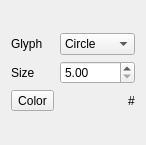
<?xml version="1.0" encoding="UTF-8"?>
<ui version="4.0">
 <class>SecondaryForm</class>
 <widget class="QWidget" name="SecondaryForm">
  <property name="geometry">
   <rect>
    <x>0</x>
    <y>0</y>
    <width>145</width>
    <height>145</height>
   </rect>
  </property>
  <property name="windowTitle">
   <string>Form</string>
  </property>
  <layout class="QVBoxLayout" name="verticalLayout">
   <item>
    <layout class="QGridLayout" name="gridLayout">
     <item row="0" column="0">
      <widget class="QLabel" name="_glyphLabel">
       <property name="text">
        <string>Glyph</string>
       </property>
      </widget>
     </item>
     <item row="0" column="1">
      <widget class="QComboBox" name="glyphComboBox">
       <item>
        <property name="text">
         <string>Circle</string>
        </property>
       </item>
       <item>
        <property name="text">
         <string>Square</string>
        </property>
       </item>
       <item>
        <property name="text">
         <string>Ellipse</string>
        </property>
       </item>
       <item>
        <property name="text">
         <string>Triangle</string>
        </property>
       </item>
       <item>
        <property name="text">
         <string>Clock</string>
        </property>
       </item>
       <item>
        <property name="text">
         <string>Pie</string>
        </property>
       </item>
       <item>
        <property name="text">
         <string>Orbitar</string>
        </property>
       </item>
      </widget>
     </item>
     <item row="1" column="0">
      <widget class="QLabel" name="_sizeLabel">
       <property name="text">
        <string>Size</string>
       </property>
      </widget>
     </item>
     <item row="1" column="1">
      <widget class="QDoubleSpinBox" name="_sizeSpinBox">
       <property name="cursor">
        <cursorShape>ArrowCursor</cursorShape>
       </property>
       <property name="minimum">
        <double>5.000000000000000</double>
       </property>
       <property name="singleStep">
        <double>0.100000000000000</double>
       </property>
      </widget>
     </item>
     <item row="2" column="0">
      <widget class="QToolButton" name="colorButton">
       <property name="text">
        <string>Color</string>
       </property>
      </widget>
     </item>
     <item row="2" column="1">
      <layout class="QHBoxLayout" name="horizontalLayout">
       <item>
        <spacer name="horizontalSpacer">
         <property name="orientation">
          <enum>Qt::Horizontal</enum>
         </property>
         <property name="sizeHint" stdset="0">
          <size>
           <width>40</width>
           <height>20</height>
          </size>
         </property>
        </spacer>
       </item>
       <item>
        <widget class="QLabel" name="_colorLabel">
         <property name="layoutDirection">
          <enum>Qt::LeftToRight</enum>
         </property>
         <property name="text">
          <string>#</string>
         </property>
         <property name="alignment">
          <set>Qt::AlignCenter</set>
         </property>
        </widget>
       </item>
      </layout>
     </item>
    </layout>
   </item>
  </layout>
 </widget>
 <resources/>
 <connections/>
</ui>
